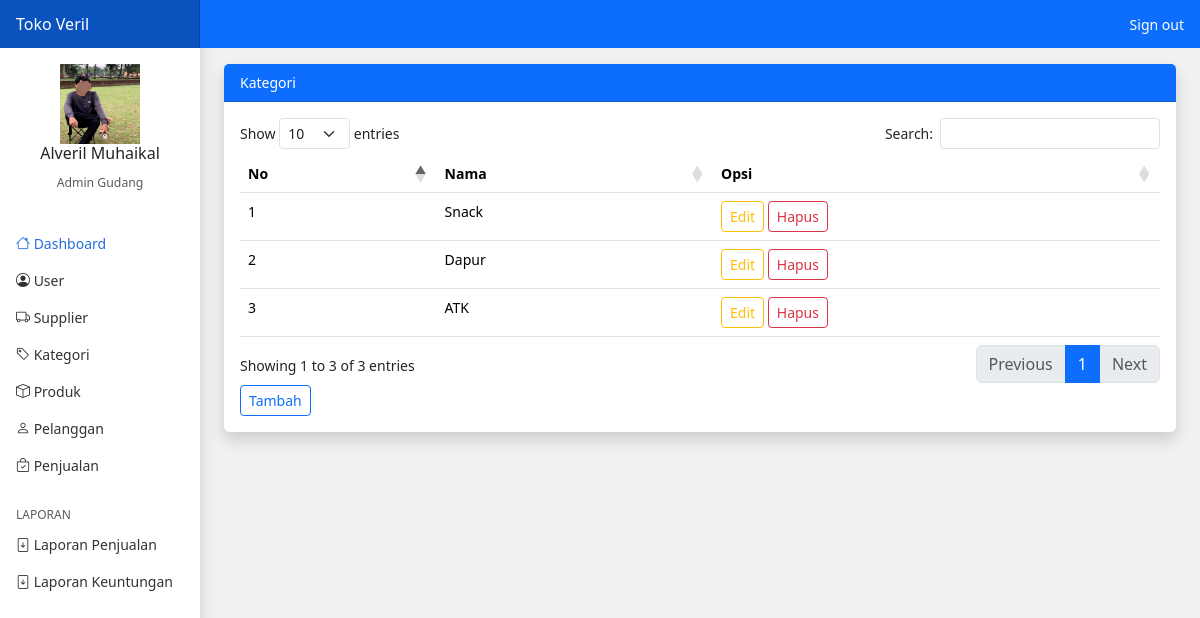
Screenshot of /gudang/index.php?page=kategori (signed in) with the database file from the repository.
### tables this page shows
CREATE TABLE `kategori` (
  `id_kategori` int(11) NOT NULL,
  `id_toko` int(11) NOT NULL,
  `nama_kategori` varchar(225) NOT NULL
);

### gudang/kategori.php (the view)
<?php
$id_toko =$_SESSION['user']['id_toko'];
$kategori = array();
$ambil = $koneksi->query("SELECT * FROM kategori WHERE id_toko ='$id_toko'");
while($tiap = $ambil->fetch_assoc())
{
    $kategori[] = $tiap;
}
?>
<div class="card border-0 shadow">
    <div class="card-header bg-primary text-white">Kategori</div>
    <div class="card-body">
        <table class="table" id="example">
            <thead>
                <tr>
                    <th>No</th>
                    <th>Nama</th>
                    <th>Opsi</th>
                </tr>
            </thead>
            <tbody>
                <?php foreach ($kategori as $key => $value): ?>
                <tr>
                    <td><?php echo $key +1 ?></td>
                    <td><?php echo $value["nama_kategori"] ?></td>
                    <td>
                        <a class="btn btn-outline-warning btn-sm" href="index.php?page=kategori_edit&id=<?php echo $value["id_kategori"] ?>">Edit</a>
                        <a class="btn btn-outline-danger btn-sm" href="index.php?page=kategori_hapus&id=<?php echo $value["id_kategori"] ?>">Hapus</a>
                    </td>
                </tr>
                <?php endforeach ?>
            </tbody>
        </table>
        <a class="btn btn-outline-primary btn-sm" href="index.php?page=kategori_tambah">Tambah</a>
    </div>
</div>

### assets/css/dashboard.css (style rules this page uses)
body { font-size: .875rem; }

### rows the page displays
kategori: nama_kategori "Snack"
kategori: nama_kategori "Dapur"
kategori: nama_kategori "ATK"

### other values shown
$_SESSION['user']['nama_user'] "Alveril Muhaikal"
